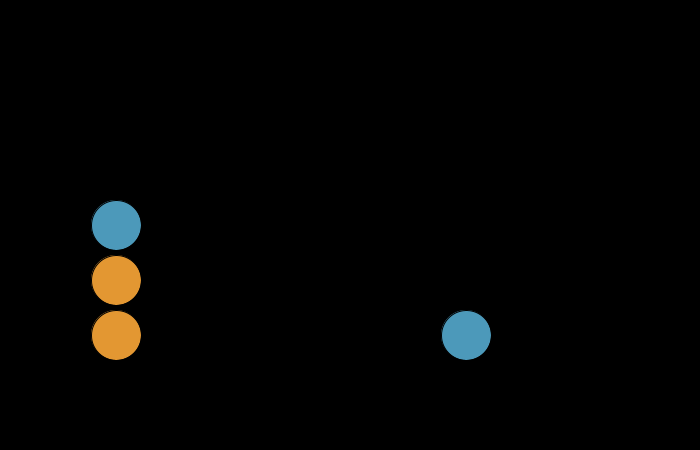
Frame 1 (no input)
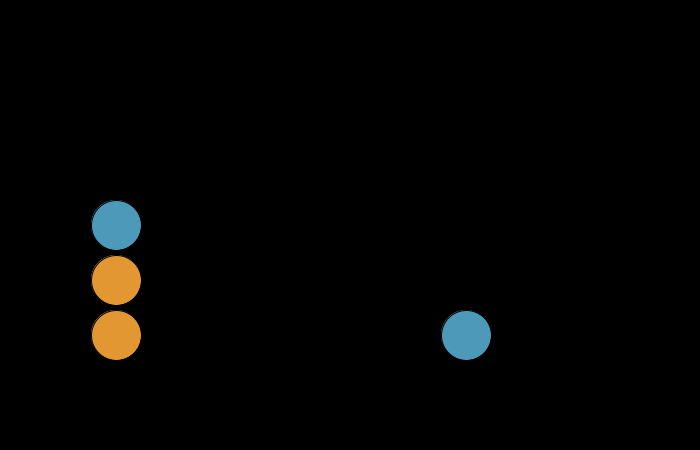
Frame 2 (the mouse pressed at the canvas centre, redrawn once)

The Processing sketch that drew these frames (run headless with seeded random() and noise(); the mouse was pressed at the canvas centre and the sketch redrawn once):

// Processing sketch: image_text_input
// ── image_text_input.pde
void setup() {
  size(700, 450); // Set the size of the canvas
  background(0); // Set the background color to black
}

void draw() {
  // No loop to draw the circles only once
  noLoop();
  
  // Define colors using RGB values
  int blue = color(76, 153, 186);
  int orange = color(227, 151, 50);

  // Draw the first blue circle
  fill(blue);
  ellipse(width / 6, height / 2, 50, 50);

  // Draw the two orange circles below the first blue circle
  fill(orange);
  ellipse(width / 6, (height / 2) + 55, 50, 50);
  ellipse(width / 6, (height / 2) + 110, 50, 50);

  // Draw the second blue circle to the right of the lowest orange circle
  fill(blue);
  ellipse((2 * width) / 3, (height / 2) + 110, 50, 50);
  save("multipleCircles.jpg");
}
